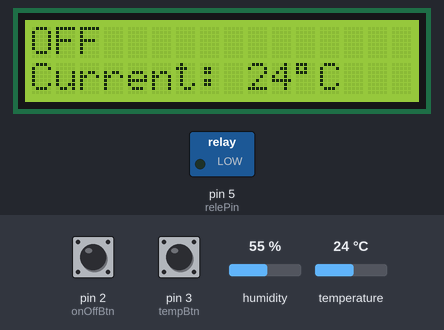
The sketch below on a simulated Arduino Uno, built with avr-gcc and run on an emulated ATmega328P. Parts: 16×2 character LCD, switched loads named in the sketch (green lamp = pin HIGH). Inputs (shaded band) come from the test bench; at power-on: pin 2 (onOffBtn) HIGH, temperature 24 °C, pin 3 (tempBtn) HIGH, humidity 55 %.

Above: at 3.2 s.
3.3 s: pin 2 (onOffBtn) pulled LOW for 3.2 s
At 7.6 s:
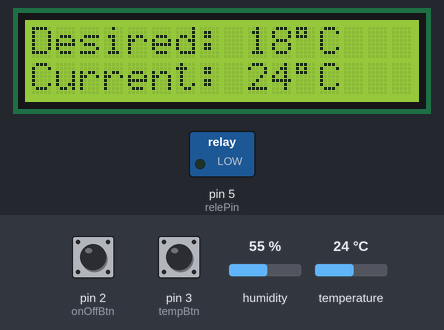
8.0 s: temperature set to 18 °C
At 9.0 s:
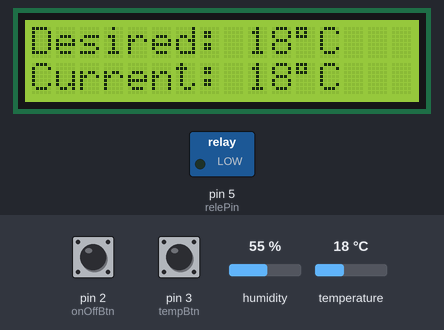
9.8 s: temperature set to 15 °C
At 11.5 s:
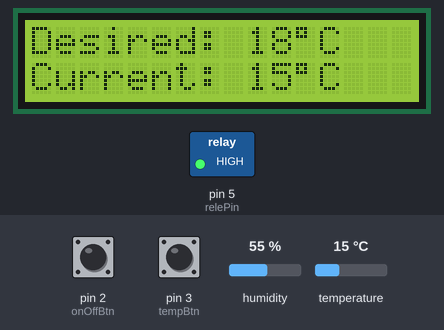
13.9 s: pin 2 (onOffBtn) pulled LOW for 0.15 s
At 14.3 s:
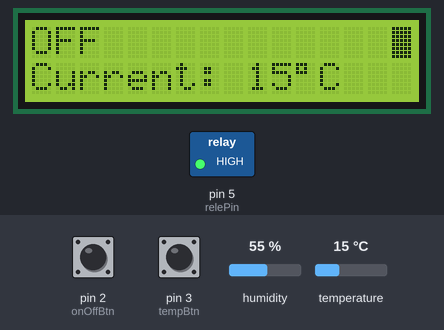
16.0 s: temperature set to 12 °C
At 17.5 s:
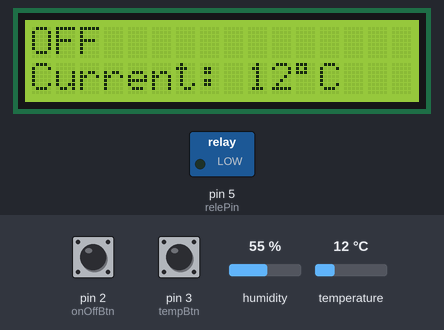
Timing chart, 0 to 19.0 s (numbered marks = the images above; inputs shaded):
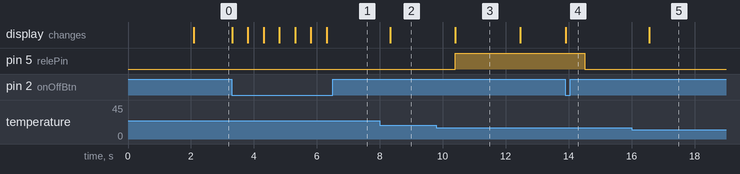

Measured:
- the behaviour switches between 17 and 16 °C on temperature (found by bisection; images 2 and 3)
- after the input at 3.3 s, the display: changes at once (image 1)
- after the input at 8.0 s, the display: changes after 0.34 s (image 2)
- after the input at 9.8 s, pin 5 (relePin): LOW → HIGH after 0.60 s; the display: changes after 0.60 s (image 3)
- after the input at 13.9 s, pin 5 (relePin): HIGH → LOW after 0.62 s; the display: changes at once (image 4)
- after the input at 16.0 s, the display: changes after 0.57 s (image 5)
- what the display in image 3 shows lasts 2.1 s, from 10.4 s to 12.5 s

The sketch:

boiler_thermostat.ino
```cpp
#include <LiquidCrystal.h>
#include "DHT.h"
#define DHT_TYPE DHT11

/* pin configuration */
const int dhtPin = 4;
const int relePin = 5;

/* constants */
const int onOffBtn = 2;
const int tempBtn = 3;
const int graceTemp = 1;

/* Control variables */
long lastButtonPressTimestamp = millis();
int desiredTemp = 18;
boolean boilerEnabled = false;
boolean active = false;
int tempC;
boolean tempCInitialized = false;

/* init dht and Liquid Cristal */
DHT dht(dhtPin, DHT_TYPE); // Configure DHT sensor
LiquidCrystal lcd(7,8,9,10,11,12);

void setup() {
  lcd.begin(16,2);
  lcd.print("Thermostat Ctl");
  lcd.setCursor(0,1);
  lcd.print("by Apmomp :D");
  delay(2000);

  pinMode(onOffBtn, INPUT_PULLUP);
  pinMode(tempBtn, INPUT_PULLUP);
  pinMode(relePin, OUTPUT);
}

void readTemperature() {
  if (tempCInitialized) {
    handleControlsFor(2000); // We should wait 2s between measurements
  }

  float t = dht.readTemperature();

  if (!isnan(t)) {
    if (!tempCInitialized) {
      tempCInitialized = true;
    }
    tempC = t;
  }

}

void updateLcd() {
  lcd.noBlink();
  lcd.setCursor(0,0);
  lcd.print("                ");
  lcd.setCursor(0,0);
  if (active) {
    lcd.print("Desired: ");
    lcd.print(desiredTemp);
    lcd.print((char)223);
    lcd.print("C");

  } else {
    lcd.print("OFF ");
  }

  lcd.setCursor(0,1);
  lcd.print("                ");
  lcd.setCursor(0,1);
  lcd.print("Current: ");
  lcd.print(tempC);
  lcd.print((char)223);
  lcd.print("C");

  /* Print blink cursor when boiler is turned on */
  if (boilerEnabled) {
    lcd.setCursor(15,0);
    lcd.blink();
  }
}

void handleBoiler() {
  if (active) {
    if (boilerEnabled && tempC >= desiredTemp) {
      boilerEnabled = false;
    } else if (!boilerEnabled && tempC < desiredTemp - graceTemp) {
      boilerEnabled = true;
    }
  } else if (boilerEnabled) {
    boilerEnabled = false;
  }

  if (boilerEnabled) {
    digitalWrite(relePin, HIGH);
  } else {
    digitalWrite(relePin, LOW);
  }
}

/* Avoid press buttons multiple times */
boolean areButtonsLocked() {
  return millis() > lastButtonPressTimestamp && millis() < lastButtonPressTimestamp + 500;
}

/* We want wait some seconds and listen input buttons */
void handleControlsFor(int ms) {
  int i;
    for(i=0;i<ms;i++) {
      btnControl();
      delay(1);
    }
}

void btnControl() {
  if (digitalRead(onOffBtn) == LOW && !areButtonsLocked()) {
    lastButtonPressTimestamp = millis();
    active = !active;
    updateLcd();
  }


  if (active && digitalRead(tempBtn) == LOW && !areButtonsLocked()) {
    lastButtonPressTimestamp = millis();
    desiredTemp++;
    if (desiredTemp > 24) {
      desiredTemp = 18;
    }
    updateLcd();
  }

}

void loop() {
  readTemperature();
  if (tempCInitialized) {
    updateLcd();
    handleBoiler();
  }
}
```
